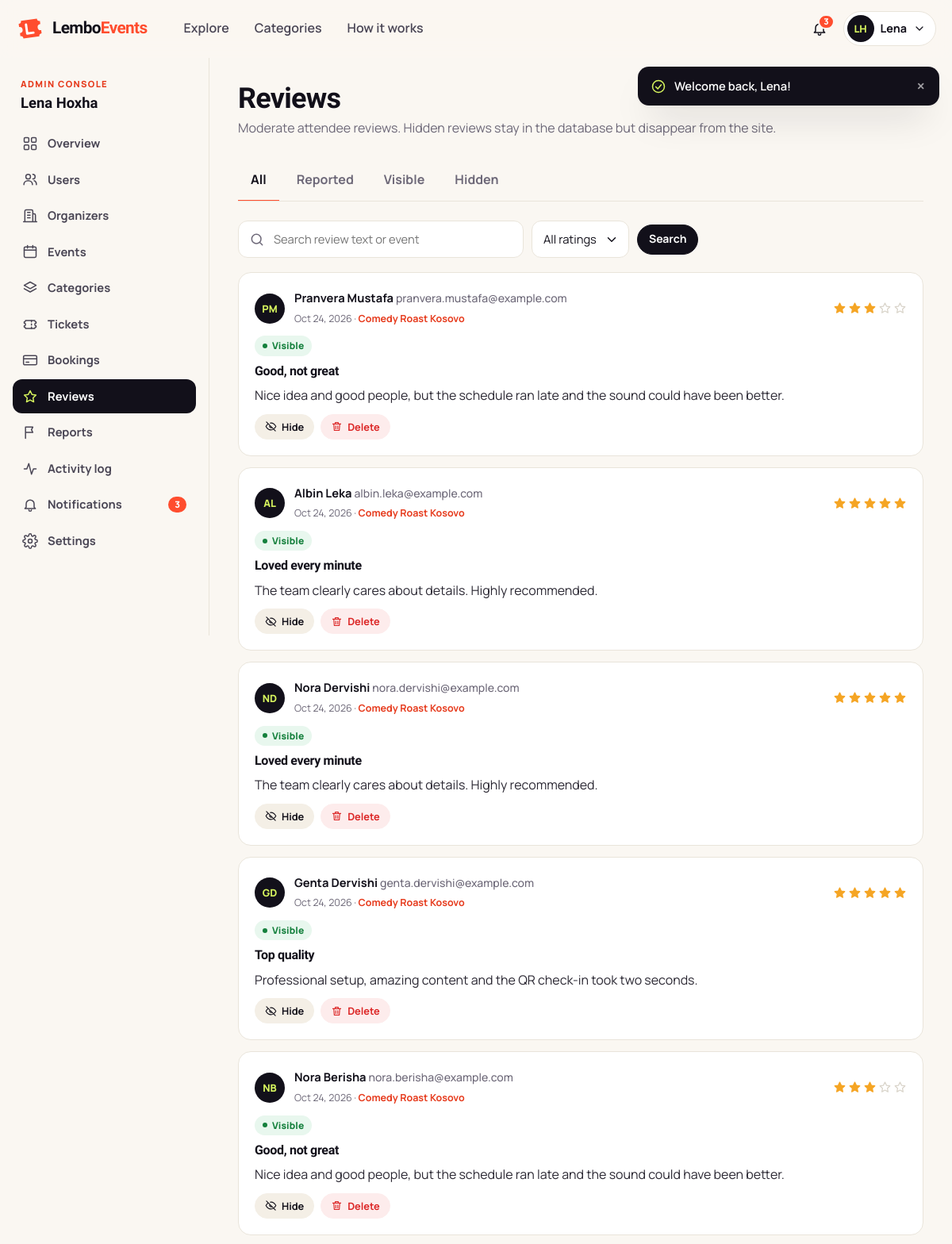
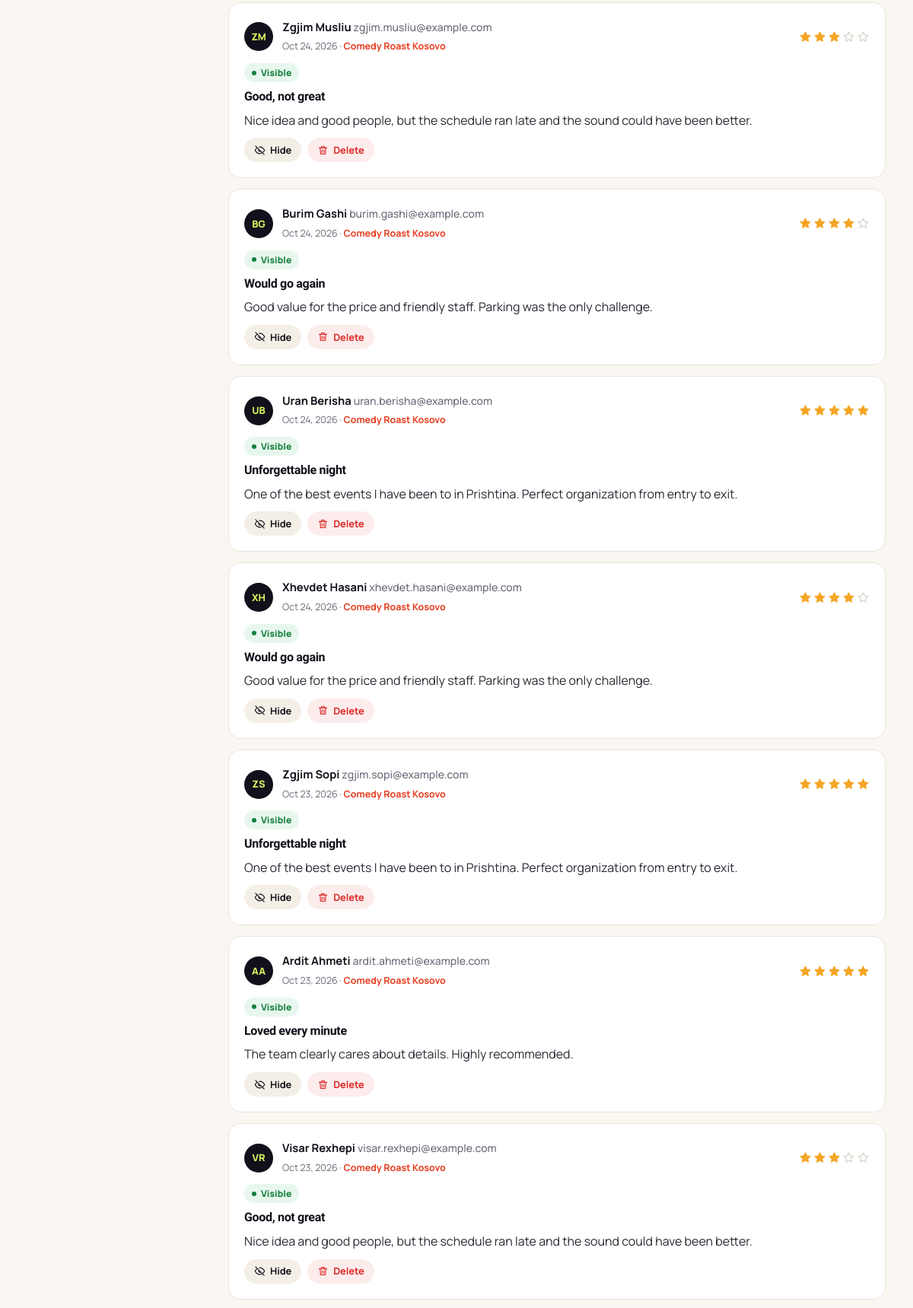
Screenshot of /admin/reviews.php (signed in, upper part) with the database file from the repository (2 pictures, top to bottom).
### tables this page shows
CREATE TABLE users (
    id              INT UNSIGNED AUTO_INCREMENT PRIMARY KEY,
    role            ENUM('attendee','organizer','admin') NOT NULL DEFAULT 'attendee',
    first_name      VARCHAR(60)  NOT NULL,
    last_name       VARCHAR(60)  NOT NULL,
    email           VARCHAR(190) NOT NULL,
    password_hash   VARCHAR(255) NOT NULL,
    phone           VARCHAR(30)  NULL,
    city            VARCHAR(80)  NULL,
    avatar          VARCHAR(255) NULL,
    status          ENUM('active','suspended') NOT NULL DEFAULT 'active',
    suspended_reason VARCHAR(255) NULL,
    last_login_at   DATETIME NULL,
    created_at      DATETIME NOT NULL DEFAULT CURRENT_TIMESTAMP,
    updated_at      DATETIME NOT NULL DEFAULT CURRENT_TIMESTAMP ON UPDATE CURRENT_TIMESTAMP,
    UNIQUE KEY uq_users_email (email),
    KEY idx_users_role_status (role, status)
);

CREATE TABLE reviews (
    id              INT UNSIGNED AUTO_INCREMENT PRIMARY KEY,
    event_id        INT UNSIGNED NOT NULL,
    user_id         INT UNSIGNED NOT NULL,
    booking_id      INT UNSIGNED NOT NULL,
    rating          TINYINT UNSIGNED NOT NULL,
    title           VARCHAR(120) NULL,
    comment         TEXT NOT NULL,
    status          ENUM('visible','hidden') NOT NULL DEFAULT 'visible',
    organizer_reply TEXT NULL,
    replied_at      DATETIME NULL,
    created_at      DATETIME NOT NULL DEFAULT CURRENT_TIMESTAMP,
    updated_at      DATETIME NOT NULL DEFAULT CURRENT_TIMESTAMP ON UPDATE CURRENT_TIMESTAMP,
    UNIQUE KEY uq_reviews_user_event (user_id, event_id),
    UNIQUE KEY uq_reviews_booking (booking_id),
    KEY idx_reviews_event_status (event_id, status),
    CONSTRAINT fk_reviews_event FOREIGN KEY (event_id) REFERENCES events(id) ON DELETE CASCADE,
    CONSTRAINT fk_reviews_user FOREIGN KEY (user_id) REFERENCES users(id) ON DELETE CASCADE,
    CONSTRAINT fk_reviews_booking FOREIGN KEY (booking_id) REFERENCES bookings(id) ON DELETE CASCADE,
    CONSTRAINT chk_reviews_rating CHECK (rating BETWEEN 1 AND 5)
);

CREATE TABLE events (
    id                INT UNSIGNED AUTO_INCREMENT PRIMARY KEY,
    organizer_id      INT UNSIGNED NOT NULL,
    category_id       INT UNSIGNED NOT NULL,
    title             VARCHAR(150) NOT NULL,
    slug              VARCHAR(170) NOT NULL,
    short_description VARCHAR(255) NOT NULL,
    description       TEXT NOT NULL,
    cover_image       VARCHAR(255) NULL,
    venue_name        VARCHAR(120) NOT NULL,
    address           VARCHAR(190) NULL,
    city              VARCHAR(80)  NOT NULL,
    country           VARCHAR(80)  NOT NULL DEFAULT 'Kosovo',
    latitude          DECIMAL(9,6) NULL,
    longitude         DECIMAL(9,6) NULL,
    starts_at         DATETIME NOT NULL,
    ends_at           DATETIME NOT NULL,
    status            ENUM('draft','pending','published','rejected','cancelled') NOT NULL DEFAULT 'draft',
    is_featured       TINYINT(1) NOT NULL DEFAULT 0,
    rejection_reason  VARCHAR(255) NULL,
    views             INT UNSIGNED NOT NULL DEFAULT 0,
    approved_at       DATETIME NULL,
    cancelled_at      DATETIME NULL,
    created_at        DATETIME NOT NULL DEFAULT CURRENT_TIMESTAMP,
    updated_at        DATETIME NOT NULL DEFAULT CURRENT_TIMESTAMP ON UPDATE CURRENT_TIMESTAMP,
    UNIQUE KEY uq_events_slug (slug),
    KEY idx_events_status_start (status, starts_at),
    KEY idx_events_city (city),
    KEY idx_events_category (category_id),
    KEY idx_events_organizer (organizer_id),
    CONSTRAINT fk_events_org FOREIGN KEY (organizer_id) REFERENCES organizer_profiles(id) ON DELETE CASCADE,
    CONSTRAINT fk_events_category FOREIGN KEY (category_id) REFERENCES categories(id) ON DELETE RESTRICT
);

### admin/reviews.php (the view, shortened to what the rows shown need)
<?php
require_role('admin');
$where = ['1=1'];
$params = [];
$w = implode(' AND ', $where);
$total = (int) db_value("SELECT COUNT(*) FROM reviews r JOIN events e ON e.id = r.event_id WHERE $w", $params);
$pg = paginate($total, 15);
$reviews = db_all("SELECT r.*, e.title AS event_title, e.slug, u.first_name, u.last_name, u.email,
                          (SELECT COUNT(*) FROM reports p WHERE p.target_type = 'review' AND p.target_id = r.id AND p.status = 'open') AS reports
                     FROM reviews r JOIN events e ON e.id = r.event_id JOIN users u ON u.id = r.user_id
                    WHERE $w ORDER BY reports DESC, r.created_at DESC LIMIT {$pg['per']} OFFSET {$pg['offset']}", $params);
$layout = 'dashboard';
$dashActive = 'reviews';
require __DIR__ . '/../includes/header.php';
?>
<div class="dash-head"><div><h1>Reviews</h1><p>Moderate attendee reviews. Hidden reviews stay in the database but disappear from the site.</p></div></div>
<?php if ($reviews): ?>
    <div class="review-list">
        <?php foreach ($reviews as $r): ?>
            <article class="review-item"<?= $r['status'] === 'hidden' ? ' style="opacity:.7"' : '' ?>>
                <header>
                    <span class="avatar-initials"><?= e(initials($r['first_name'] . ' ' . $r['last_name'])) ?></span>
                    <div><strong><?= e($r['first_name'] . ' ' . $r['last_name']) ?> <span class="muted small" style="font-weight:500"><?= e($r['email']) ?></span></strong>
                        <time><?= e(fmt_date($r['created_at'])) ?> · <a class="link" href="<?= e(url('event.php?slug=' . $r['slug'] . '#reviews')) ?>"><?= e($r['event_title']) ?></a></time></div>
                    <?= stars_html((float) $r['rating']) ?>
                </header>
                <div class="flex gap-1 wrap"><?= status_badge($r['status']) ?><?php if ($r['reports']): ?><span class="badge badge-danger"><?= (int) $r['reports'] ?> open report(s)</span><?php endif; ?></div>
                <?php if ($r['title']): ?><h4><?= e($r['title']) ?></h4><?php endif; ?>
                <p><?= nl2br(e($r['comment'])) ?></p>
                <div class="flex gap-1 wrap">
                    <form method="post" class="inline-form"><?= csrf_field() ?><input type="hidden" name="review_id" value="<?= (int) $r['id'] ?>">
                        <?php if ($r['status'] === 'visible'): ?><button class="btn btn-soft btn-xs" name="action" value="hide"><?= icon('eye-off') ?> Hide</button>
                        <?php else: ?><button class="btn btn-soft btn-xs" name="action" value="show"><?= icon('eye') ?> Restore</button><?php endif; ?>
                    </form>
                    <form method="post" class="inline-form" data-confirm="Delete this review permanently?" data-confirm-button="Delete"><?= csrf_field() ?><input type="hidden" name="review_id" value="<?= (int) $r['id'] ?>"><button class="btn btn-danger-soft btn-xs" name="action" value="delete"><?= icon('trash') ?> Delete</button></form>
                </div>
            </article>
        <?php endforeach; ?>
    </div>
<?php else: ?>
    <div class="empty-state"><div class="empty-icon"><?= icon('star') ?></div><h3>No reviews found</h3><p>Try another filter.</p></div>
<?php endif; ?>
<?php require __DIR__ . '/../includes/footer.php'; ?>

### includes/header.php (shortened to what the rows shown need)
<?php
$user = current_user();
$bodyClass ??= '';
$layout ??= 'public';
$unread = $user ? unread_notifications((int) $user['id']) : 0;
?><!doctype html>
<html lang="en">
<head>
    <link rel="stylesheet" href="<?= e(asset('css/app.css')) ?>">
    <?php if ($layout === 'dashboard'): ?><link rel="stylesheet" href="<?= e(asset('css/dashboard.css')) ?>"><?php endif; ?>
    <link rel="stylesheet" href="<?= e(asset('css/chatbot.css')) ?>">
</head>
<body class="<?= e(trim($bodyClass . ' layout-' . $layout)) ?>">
<header class="site-header" id="siteHeader">
    <div class="container nav-inner">
        <div class="nav-actions">
            <?php if ($user): ?>
                <div class="dropdown" data-dropdown>
                    <button class="icon-btn notif-btn" type="button" aria-label="Notifications" aria-haspopup="true" aria-expanded="false" data-dropdown-toggle data-notif-toggle>
                        <?= icon('bell') ?>
                        <span class="notif-count<?= $unread ? '' : ' is-hidden' ?>" data-notif-count><?= $unread > 99 ? '99+' : (int) $unread ?></span>
                    </button>
                </div>
                <div class="dropdown user-dropdown" data-dropdown>
                    <button class="avatar-btn" type="button" aria-haspopup="true" aria-expanded="false" data-dropdown-toggle aria-label="Account menu">
                        <?php if ($user['avatar']): ?>
                            <img src="<?= e(image_url($user['avatar'])) ?>" alt="" width="36" height="36">
                        <?php else: ?>
                            <span class="avatar-initials"><?= e(initials($user['name'])) ?></span>
                        <?php endif; ?>
                        <span class="avatar-name"><?= e($user['first_name']) ?></span>
                        <?= icon('chevron-down', 'icon-sm') ?>
                    </button>
                </div>
            <?php else: ?>
                <a class="btn btn-ghost btn-sm hide-sm" href="<?= e(url('login.php')) ?>">Log in</a>
                <a class="btn btn-primary btn-sm hide-sm" href="<?= e(url('register.php')) ?>">Sign up</a>
            <?php endif; ?>
        </div>
    </div>
</header>
<?php if ($layout === 'dashboard'): ?>
    <?php require __DIR__ . '/partials/dashboard_nav.php'; ?>
<?php else: ?>
<main id="main" class="site-main">
<?php endif; ?>

### includes/icons.php (shortened to what the rows shown need)
<?php
function icon(string $name, string $class = ''): string
{
    $p = $paths[$name] ?? $paths['spark'];
    $cls = 'icon' . ($class !== '' ? ' ' . $class : '');
    return '<svg class="' . $cls . '" viewBox="0 0 24 24" fill="none" stroke="currentColor" stroke-width="1.8" stroke-linecap="round" stroke-linejoin="round" aria-hidden="true" focusable="false">' . $p . '</svg>';
}

### includes/partials/dashboard_nav.php (shortened to what the rows shown need)
<?php
$dashActive ??= '';
$role = $user['role'] ?? 'attendee';
$navItems = match ($role) {
    'admin' => [
        ['dashboard', 'admin/dashboard.php', 'grid', 'Overview'],
        ['users', 'admin/users.php', 'users', 'Users'],
        ['organizers', 'admin/organizers.php', 'building', 'Organizers'],
        ['events', 'admin/events.php', 'calendar', 'Events'],
        ['categories', 'admin/categories.php', 'layers', 'Categories'],
        ['tickets', 'admin/tickets.php', 'ticket', 'Tickets'],
        ['bookings', 'admin/bookings.php', 'card', 'Bookings'],
        ['reviews', 'admin/reviews.php', 'star', 'Reviews'],
        ['reports', 'admin/reports.php', 'flag', 'Reports'],
        ['activity', 'admin/activity.php', 'activity', 'Activity log'],
        ['notifications', 'admin/notifications.php', 'bell', 'Notifications'],
        ['profile', 'admin/profile.php', 'settings', 'Settings'],
    ],
    'organizer' => [
        ['dashboard', 'organizer/dashboard.php', 'grid', 'Overview'],
        ['events', 'organizer/events.php', 'calendar', 'Events'],
        ['tickets', 'organizer/tickets.php', 'ticket', 'Ticket types'],
        ['attendees', 'organizer/attendees.php', 'users', 'Attendees'],
        ['check-in', 'organizer/check-in.php', 'scan', 'Check-in'],
        ['analytics', 'organizer/analytics.php', 'chart', 'Analytics'],
        ['reviews', 'organizer/reviews.php', 'star', 'Reviews'],
        ['notifications', 'organizer/notifications.php', 'bell', 'Notifications'],
        ['profile', 'organizer/profile.php', 'settings', 'Organization'],
    ],
    default => [
        ['dashboard', 'attendee/dashboard.php', 'grid', 'Overview'],
        ['tickets', 'attendee/tickets.php', 'ticket', 'My tickets'],
        ['bookings', 'attendee/bookings.php', 'calendar', 'My events'],
        ['favorites', 'attendee/favorites.php', 'heart', 'Favorites'],
        ['notifications', 'attendee/notifications.php', 'bell', 'Notifications'],
        ['profile', 'attendee/profile.php', 'settings', 'Profile'],
    ],
};
$sideTitle = match ($role) { 'admin' => 'Admin console', 'organizer' => 'Organizer studio', default => 'My LemboEvents' };
$org = $role === 'organizer' ? current_organizer() : null;
?>
<div class="dash">
    <aside class="dash-side" aria-label="Dashboard navigation">
        <div class="dash-side-head">
            <span class="dash-eyebrow"><?= e($sideTitle) ?></span>
            <strong><?= e($org['organization_name'] ?? $user['name']) ?></strong>
        </div>
        <nav class="dash-nav">
            <?php foreach ($navItems as [$key, $href, $ic, $label]): ?>
                <a href="<?= e(url($href)) ?>" class="<?= $dashActive === $key ? 'active' : '' ?>"<?= $dashActive === $key ? ' aria-current="page"' : '' ?>>
                    <?= icon($ic) ?><span><?= e($label) ?></span>
                    <?php if ($key === 'notifications' && !empty($unread)): ?><span class="count-pill"><?= (int) $unread ?></span><?php endif; ?>
                </a>
            <?php endforeach; ?>
        </nav>
    </aside>
    <main id="main" class="dash-main">
        <div class="dash-content">

### includes/functions.php (shortened to what the rows shown need)
<?php
function e($value): string
{
    return htmlspecialchars((string) ($value ?? ''), ENT_QUOTES | ENT_SUBSTITUTE, 'UTF-8');
}
function url(string $path = ''): string
{
    return BASE_URL . '/' . ltrim($path, '/');
}
function asset(string $path): string
{
    $file = ROOT_PATH . '/assets/' . ltrim($path, '/');
    $v = is_file($file) ? filemtime($file) : 1;
    return url('assets/' . ltrim($path, '/')) . '?v=' . $v;
}
function input_int(string $key, int $default = 0): int
{
    $v = $_POST[$key] ?? $_GET[$key] ?? null;
    return is_numeric($v) ? (int) $v : $default;
}
function fmt_date(?string $dt, string $format = 'M j, Y'): string
{
    return $dt ? date($format, strtotime($dt)) : '';
}
function initials(string $name): string
{
    $parts = preg_split('/\s+/', trim($name)) ?: [];
    $s = '';
    foreach (array_slice($parts, 0, 2) as $p) {
        $s .= mb_strtoupper(mb_substr($p, 0, 1));
    }
    return $s ?: '?';
}
function stars_html(float $rating, string $size = ''): string
{
    $out = '<span class="stars ' . e($size) . '" aria-label="' . e(number_format($rating, 1)) . ' out of 5 stars">';
    for ($i = 1; $i <= 5; $i++) {
        $cls = $rating >= $i - 0.25 ? 'on' : ($rating >= $i - 0.75 ? 'half' : '');
        $out .= '<i class="' . $cls . '">' . icon('star') . '</i>';
    }
    return $out . '</span>';
}
function status_badge(string $status): string
{
    $map = [
        'published' => 'success', 'approved' => 'success', 'confirmed' => 'success', 'active' => 'success', 'valid' => 'success', 'visible' => 'success', 'resolved' => 'success',
        'pending' => 'warning', 'draft' => 'neutral', 'open' => 'warning', 'checked_in' => 'info',
        'rejected' => 'danger', 'cancelled' => 'danger', 'suspended' => 'danger', 'refunded' => 'neutral', 'hidden' => 'neutral', 'dismissed' => 'neutral',
    ];
    $label = ucwords(str_replace('_', ' ', $status));
    return '<span class="badge badge-' . ($map[$status] ?? 'neutral') . '">' . e($label) . '</span>';
}
function unread_notifications(int $userId): int
{
    return (int) db_value('SELECT COUNT(*) FROM notifications WHERE user_id = ? AND is_read = 0', [$userId]);
}
function paginate(int $total, int $perPage = 20): array
{
    $page = max(1, input_int('page', 1));
    $pages = max(1, (int) ceil($total / $perPage));
    $page = min($page, $pages);
    return ['page' => $page, 'pages' => $pages, 'per' => $perPage, 'offset' => ($page - 1) * $perPage, 'total' => $total];
}

### rows the page displays
users: first_name "Lena", role "ADMIN CONSOLE"
reviews: user.last_name "PM", user.last_name "Pranvera Mustafa", user.email "pranvera.mustafa@example.com", created_at "Oct 24, 2026", event.title "Comedy Roast Kosovo", status "Visible", title "Good, not great", comment "Nice idea and good people, but the schedule ran late and the sound could have been better."
reviews: user.last_name "AL", user.last_name "Albin Leka", user.email "albin.leka@example.com", created_at "Oct 24, 2026", event.title "Comedy Roast Kosovo", status "Visible", title "Loved every minute", comment "The team clearly cares about details. Highly recommended."
reviews: user.last_name "ND", user.last_name "Nora Dervishi", user.email "nora.dervishi@example.com", created_at "Oct 24, 2026", event.title "Comedy Roast Kosovo", status "Visible", title "Loved every minute", comment "The team clearly cares about details. Highly recommended."
reviews: user.last_name "GD", user.last_name "Genta Dervishi", user.email "genta.dervishi@example.com", created_at "Oct 24, 2026", event.title "Comedy Roast Kosovo", status "Visible", title "Top quality", comment "Professional setup, amazing content and the QR check-in took two seconds."
reviews: user.last_name "NB", user.last_name "Nora Berisha", user.email "nora.berisha@example.com", created_at "Oct 24, 2026", event.title "Comedy Roast Kosovo", status "Visible", title "Good, not great", comment "Nice idea and good people, but the schedule ran late and the sound could have been better."
reviews: user.last_name "ZM", user.last_name "Zgjim Musliu", user.email "zgjim.musliu@example.com", created_at "Oct 24, 2026", event.title "Comedy Roast Kosovo", status "Visible", title "Good, not great", comment "Nice idea and good people, but the schedule ran late and the sound could have been better."
reviews: user.last_name "BG", user.last_name "Burim Gashi", user.email "burim.gashi@example.com", created_at "Oct 24, 2026", event.title "Comedy Roast Kosovo", status "Visible", title "Would go again", comment "Good value for the price and friendly staff. Parking was the only challenge."
reviews: user.last_name "UB", user.last_name "Uran Berisha", user.email "uran.berisha@example.com", created_at "Oct 24, 2026", event.title "Comedy Roast Kosovo", status "Visible", title "Unforgettable night", comment "One of the best events I have been to in Prishtina. Perfect organization from entry to exit."
reviews: user.last_name "XH", user.last_name "Xhevdet Hasani", user.email "xhevdet.hasani@example.com", created_at "Oct 24, 2026", event.title "Comedy Roast Kosovo", status "Visible", title "Would go again", comment "Good value for the price and friendly staff. Parking was the only challenge."
reviews: user.last_name "ZS", user.last_name "Zgjim Sopi", user.email "zgjim.sopi@example.com", created_at "Oct 23, 2026", event.title "Comedy Roast Kosovo", status "Visible", title "Unforgettable night", comment "One of the best events I have been to in Prishtina. Perfect organization from entry to exit."
reviews: user.last_name "AA", user.last_name "Ardit Ahmeti", user.email "ardit.ahmeti@example.com", created_at "Oct 23, 2026", event.title "Comedy Roast Kosovo", status "Visible", title "Loved every minute", comment "The team clearly cares about details. Highly recommended."
reviews: user.last_name "VR", user.last_name "Visar Rexhepi", user.email "visar.rexhepi@example.com", created_at "Oct 23, 2026", event.title "Comedy Roast Kosovo", status "Visible", title "Good, not great", comment "Nice idea and good people, but the schedule ran late and the sound could have been better."

### other values shown
$unread "3"
initials($user['name']) "LH"
$f['message'] "Welcome back, Lena!"
$org['organization_name'] "Lena Hoxha"
$label "Overview"
$label "Users"
$label "Organizers"
$label "Events"
$label "Categories"
$label "Tickets"
$label "Bookings"
$label "Reviews"
$label "Reports"
$label "Activity log"
$label "Notifications"
